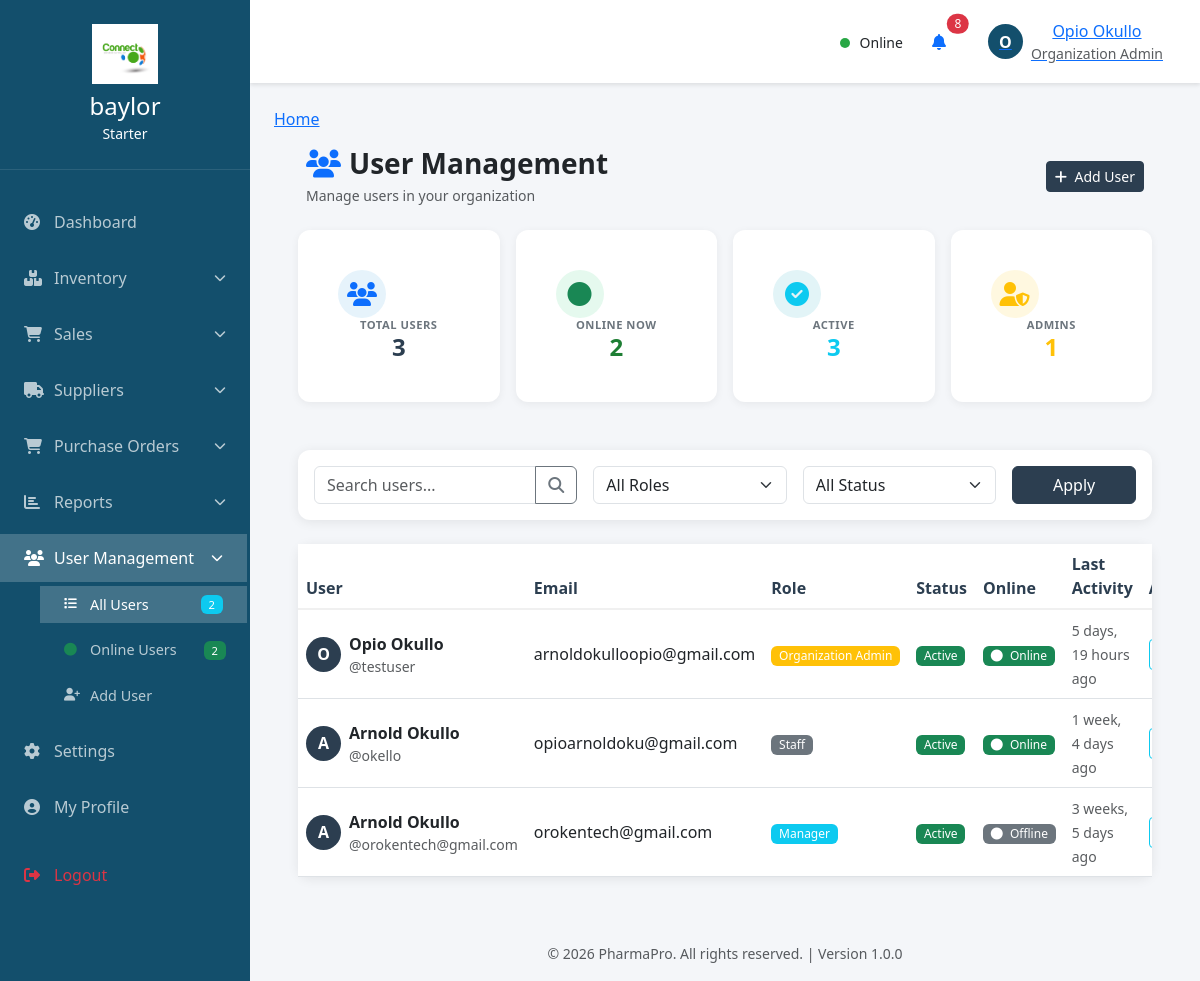
/accounts/users/ (signed in), run on an earlier commit of the app's database.
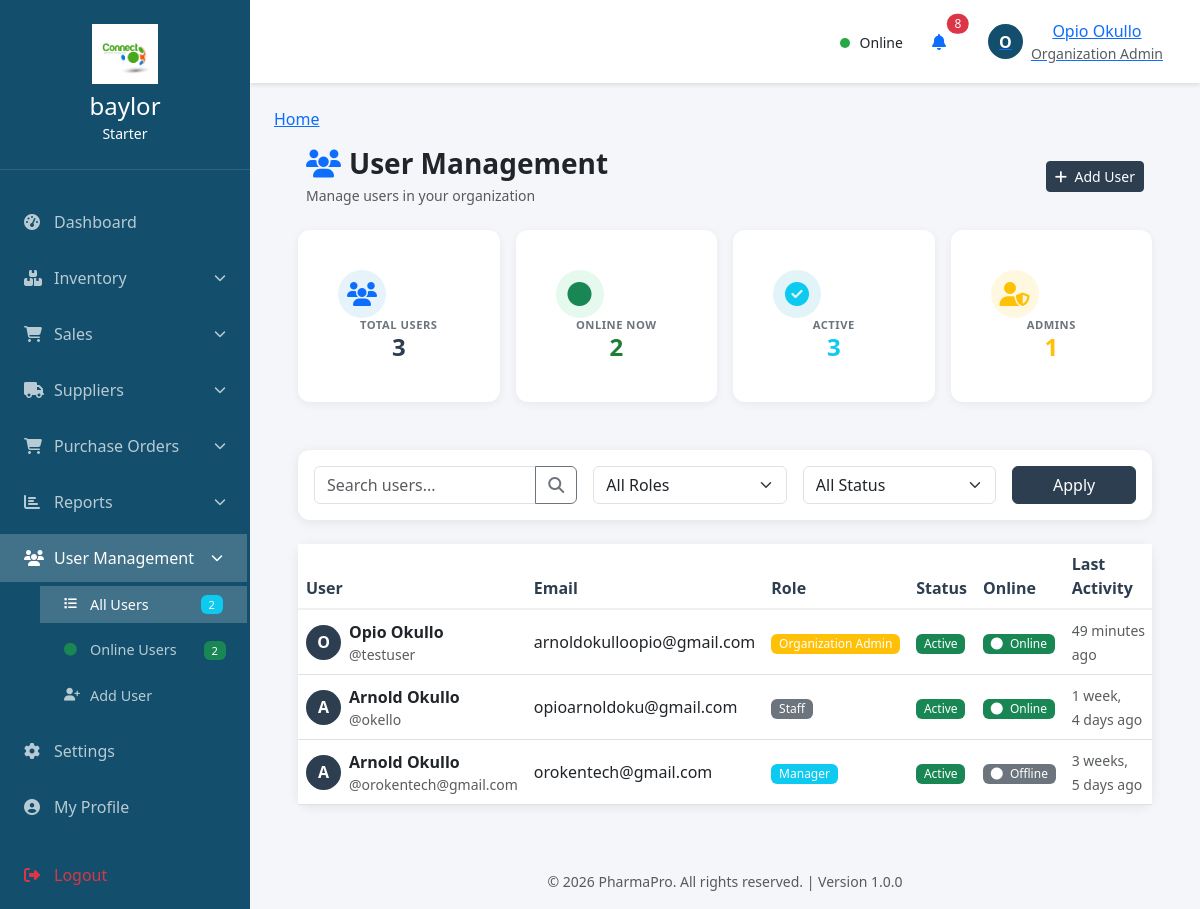
And on a later commit of the database.
### accounts/models.py (models this page shows, shortened)
class User(AbstractUser):
    ROLE_CHOICES = [
        ('super_admin', 'Super Admin'),
        ('admin', 'Organization Admin'),
        ('manager', 'Manager'),
        ('staff', 'Staff'),
        ('viewer', 'Viewer'),
        ('supervisor', 'Supervisor')
    ]
    id = models.UUIDField(primary_key=True, default=uuid.uuid4, editable=False)
    role = models.CharField(max_length=20, choices=ROLE_CHOICES, default='staff')
    phone = models.CharField(max_length=20, blank=True, null=True)
    profile_picture = models.ImageField(
        upload_to='profile_pics/',
        validators=[FileExtensionValidator(['jpg', 'jpeg', 'png', 'gif'])],
        blank=True,
        null=True
    )
    bio = models.TextField(blank=True, null=True)
    email_verified = models.BooleanField(default=False)
    email_verification_token = models.UUIDField(default=uuid.uuid4, editable=False)
    is_active = models.BooleanField(default=True)
    is_online = models.BooleanField(default=False)
    last_activity = models.DateTimeField(auto_now=True)
    created_at = models.DateTimeField(auto_now_add=True)
    updated_at = models.DateTimeField(auto_now=True)
    tenant = models.ForeignKey(
        'tenants.Tenant',
        on_delete=models.CASCADE,
        null=True,
        blank=True,
        related_name='users'
    )
    can_create = models.BooleanField(default=False)
    can_edit = models.BooleanField(default=False)
    can_delete = models.BooleanField(default=False)
    can_view = models.BooleanField(default=True)
    class Meta:
        db_table = 'accounts_user'
        permissions = [
            ("can_manage_tenant", "Can manage tenant settings"),
            ("can_manage_users", "Can manage users"),
            ("can_view_reports", "Can view reports"),
            ("can_export_data", "Can export data"),
        ]

### accounts/views.py (the view, shortened to what this page needs)
# urls.py: path('users/', views.user_list_view, name='user_list'),
@login_required
def user_list_view(request):
    if not user_can_manage_users(request.user):
        return render(request, 'accounts/access_denied.html', {'title': 'Access Denied'})
    tenant = request.user.tenant
    users = User.objects.filter(tenant=tenant)
    online_users = users.filter(is_online=True)
    active_users = users.filter(is_active=True)
    admin_users = users.filter(role__in=['admin', 'super_admin'])
    search_query = request.GET.get('search', '')
    role_filter = request.GET.get('role', '')
    if role_filter:
        users = users.filter(role=role_filter)
    status_filter = request.GET.get('status', '')
    paginator = Paginator(users, 10)
    page_number = request.GET.get('page', 1)
    users_page = paginator.get_page(page_number)
    available_roles = [role for role in User.ROLE_CHOICES if role[0] != 'super_admin']
    context = {
        'users': users_page,
        'online_users': online_users,
        'online_count': online_users.count(),
        'total_users': users.count(),
        'active_count': active_users.count(),
        'admin_count': admin_users.count(),
        'search_query': search_query,
        'role_filter': role_filter,
        'status_filter': status_filter,
        'roles': available_roles,  # Exclude super_admin
        'title': 'Users - PharmaPro'
    }
    return render(request, 'accounts/users.html', context)

### accounts/models.py (called while the page is built)
    @classmethod
    def get_unread_count(cls, user):
        return cls.objects.filter(
            models.Q(user=user) | models.Q(tenant=user.tenant, is_global=True),
            is_read=False,
            expires_at__isnull=True
        ).count()

### accounts/views.py (called while the page is built)
def user_can_manage_users(user):
    return user.is_authenticated and (user.is_superuser or user.role == 'admin')

### tenants/context_processors.py (called while the page is built)
def tenant_context(request):
    if hasattr(request, 'tenant') and request.tenant:
        return {
            'tenant': request.tenant,
        }
    return {}

def tenant_settings(request):
    if hasattr(request, 'tenant') and request.tenant:
        try:
            settings = TenantSettings.objects.get(tenant=request.tenant)
            return {
                'tenant_settings': settings,
            }
        except TenantSettings.DoesNotExist:
            pass
    return {}

### tenants/models.py (called while the page is built)
    def days_until_expiry(self):
        if self.subscription_end_date:
            delta = self.subscription_end_date - timezone.now()
            return delta.days
        return 0

### accounts/templates/accounts/users.html (shortened to what the changed rows need)
{% extends 'accounts/base.html' %}
{% load static %}
{% block content %}
<div class="container-fluid px-4">
    <div class="page-header d-flex flex-wrap justify-content-between align-items-center mb-4" style="padding: 0 0.5rem;">
        <div>
            <h1 class="h3 mb-0 text-gray-800 fw-bold">
                <i class="fas fa-users text-primary me-2"></i>User Management
            </h1>
        </div>
    </div>
    <div class="row g-3 mb-4">
        <div class="col-md-3 col-6">
            <div class="card stat-card">
                <div class="card-body">
                    <div class="stat-content">
                        <h2 class="text-primary-dark">{{ total_users }}</h2>
                    </div>
                </div>
            </div>
        </div>
        <div class="col-md-3 col-6">
            <div class="card stat-card">
                <div class="card-body">
                    <div class="stat-content">
                        <h2 class="text-success-dark">{{ online_count }}</h2>
                    </div>
                </div>
            </div>
        </div>
        <div class="col-md-3 col-6">
            <div class="card stat-card">
                <div class="card-body">
                    <div class="stat-content">
                        <h2 class="text-info">{{ active_count }}</h2>
                    </div>
                </div>
            </div>
        </div>
        <div class="col-md-3 col-6">
            <div class="card stat-card">
                <div class="card-body">
                    <div class="stat-content">
                        <h2 class="text-warning">{{ admin_count }}</h2>
                    </div>
                </div>
            </div>
        </div>
    </div>
    <div class="card">
        <div class="card-body p-0">
            <div class="table-responsive">
                <table class="table table-hover mb-0">
                    <thead class="bg-light">
                        <tr>
                            <th>User</th>
                            <th>Email</th>
                            <th>Role</th>
                            <th>Status</th>
                            <th>Online</th>
                            <th>Last Activity</th>
                            <th>Actions</th>
                        </tr>
                    </thead>
                    <tbody>
                        {% for user in users %}
                            <tr>
                                <td>
                                    <div class="d-flex align-items-center">
                                        <div class="avatar-sm me-2">
                                            {% if user.profile_picture %}
                                                <img src="{{ user.profile_picture.url }}" alt="{{ user.get_full_name }}" class="rounded-circle">
                                            {% else %}
                                                <div class="rounded-circle bg-primary text-white d-flex align-items-center justify-content-center" style="width: 35px; height: 35px; background: #2c3e50 !important;">
                                                    <span class="fw-bold">{{ user.get_full_name|first|upper }}</span>
                                                </div>
                                            {% endif %}
                                        </div>
                                        <div>
                                            <div class="fw-semibold">{{ user.get_full_name }}</div>
                                            <div class="small text-muted">@{{ user.username }}</div>
                                        </div>
                                    </div>
                                </td>
                                <td>{{ user.email }}</td>
                                <td>
                                    <span class="badge bg-{% if user.role == 'admin' %}warning{% elif user.role == 'manager' %}info{% elif user.role == 'staff' %}secondary{% elif user.role == 'super_admin' %}danger{% else %}primary{% endif %}">
                                        {{ user.get_role_display }}
                                    </span>
                                </td>
                                <td>
                                    {% if user.is_active %}
                                        <span class="badge bg-success">Active</span>
                                    {% else %}
                                        <span class="badge bg-danger">Inactive</span>
                                    {% endif %}
                                </td>
                                <td>
                                    {% if user.is_online %}
                                        <span class="badge bg-success">
                                            <i class="fas fa-circle me-1"></i> Online
                                        </span>
                                    {% else %}
                                        <span class="badge bg-secondary">
                                            <i class="fas fa-circle me-1"></i> Offline
                                        </span>
                                    {% endif %}
                                </td>
                                <td>
                                    <small class="text-muted">
                                        {{ user.last_activity|timesince }} ago
                                    </small>
                                </td>
                                <td>
                                    <div class="btn-group" role="group">
                                        <a href="{% url 'accounts:user_detail' user.id %}" class="btn btn-sm btn-outline-info" title="View">
                                        </a>
                                    </div>
                                </td>
                            </tr>
                        {% endfor %}
                    </tbody>
                </table>
            </div>
        </div>
    </div>
</div>
{% endblock %}

### accounts/templates/accounts/base.html (shortened to what the changed rows need)
{% load static %}
<!DOCTYPE html>
<html lang="en">
<head>
    <link href="https://cdn.jsdelivr.net/npm/bootstrap@5.3.0-alpha1/dist/css/bootstrap.min.css" rel="stylesheet">
    <link rel="stylesheet" href="https://cdnjs.cloudflare.com/ajax/libs/font-awesome/6.4.0/css/all.min.css">
</head>
<body>
    <div class="main-content" id="mainContent">
        <nav class="top-nav">
            <div class="d-flex align-items-center">
                <div class="dropdown">
                    <button class="btn btn-link d-flex align-items-center" id="userDropdown" data-bs-toggle="dropdown">
                        {% if user.profile_picture %}
                            <img src="{{ user.profile_picture.url }}" alt="{{ user.get_full_name }}" class="rounded-circle" style="width: 35px; height: 35px; object-fit: cover;">
                        {% else %}
                            <div class="rounded-circle bg-secondary text-white d-flex align-items-center justify-content-center" style="width: 35px; height: 35px; background: var(--primary-color) !important;">
                                <span class="fw-bold">{{ user.get_full_name|first|upper }}</span>
                            </div>
                        {% endif %}
                        <span class="ms-2 d-none d-md-block">
                            {{ user.get_full_name }}
                            <small class="d-block text-muted">
                                {% if user.is_superuser %}
                                    Super Admin
                                {% else %}
                                    {{ user.get_role_display }}
                                {% endif %}
                            </small>
                        </span>
                    </button>
                </div>
            </div>
        </nav>
        <div class="page-content">
            {% block content %}
            {% endblock %}
        </div>
    </div>
</body>
</html>

What changed in the data, as far as the page shows it:
changed User "Opio Okullo": last_activity "5 days, 19 hours" → "49 minutes"
